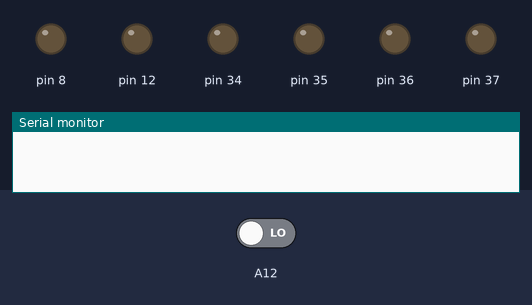
This sketch was run on a simulated Arduino Mega 2560, built with avr-gcc and run on an emulated ATmega2560. Shown: output pins drawn as LEDs (lit = HIGH), the last lines printed to the serial monitor. The test bench sets the inputs (shaded band); at power-on: A12 LOW.

Above: at 0.05 s.
At 1.05 s:
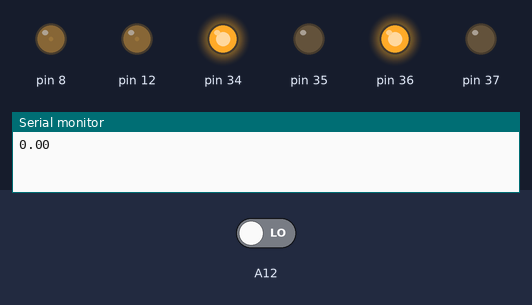
At 2.0 s:
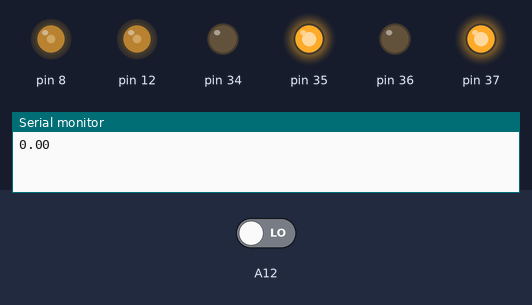
Timing chart, 0 to 4.6 s (numbered marks = the images above):
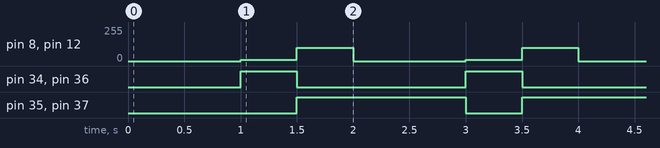

Measured:
- by itself, pin 8, pin 12: repeats every 2.0 s: 100/255 0.50 s, 0/255 1.0 s, 10/255 0.50 s
- by itself, pin 34, pin 36: alternates HIGH for 0.50 s and LOW for 1.5 s
- by itself, pin 35, pin 37: alternates HIGH for 1.5 s and LOW for 0.50 s

The sketch:

car.ino
```cpp
void setup() {
  // put your setup code here, to run once:
  // gauche
  pinMode(8,OUTPUT);
  pinMode(36,OUTPUT);
  pinMode(37,OUTPUT);
  // droite
  pinMode(12,OUTPUT);
  pinMode(34,OUTPUT);
  pinMode(35,OUTPUT);
  // communication
  Serial.begin(9600);
  // capteur
  pinMode(A12,INPUT);
  double distance_ass = 0.1;
}

void loop() {
  // put your main code here, to run repeatedly:
  Serial.println(getDistance());
  avance(10);
  delay(500);
  arriere(100);
  delay(500);
  stop();
}
double getDistance(){
  digitalWrite(A12,HIGH);
  delayMicroseconds(10);
  digitalWrite(A12,LOW);
  int duree = pulseIn(A12,HIGH);
  double distance_cur = duree*340e-6/2;
  return distance_cur;
}
void avance(int PWM){
analogWrite(8,PWM);
analogWrite(12,PWM);
digitalWrite(37,LOW);
digitalWrite(36,HIGH);
digitalWrite(35,LOW);
digitalWrite(34,HIGH);
}
void arriere(int PWM){
analogWrite(8,PWM);
analogWrite(12,PWM);
digitalWrite(36,LOW);
digitalWrite(37,HIGH);
digitalWrite(34,LOW);
digitalWrite(35,HIGH);
}
void stop(){
analogWrite(8,0);
analogWrite(12,0);
}
```
